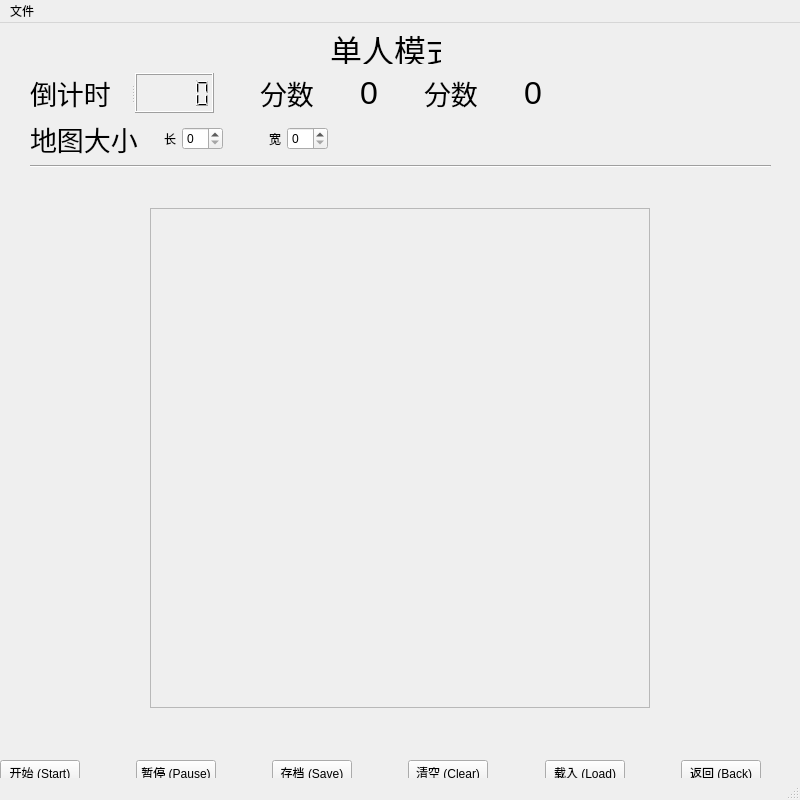
<?xml version="1.0" encoding="UTF-8"?>
<ui version="4.0">
 <class>QLinkWindow</class>
 <widget class="QMainWindow" name="QLinkWindow">
  <property name="geometry">
   <rect>
    <x>0</x>
    <y>0</y>
    <width>800</width>
    <height>800</height>
   </rect>
  </property>
  <property name="windowTitle">
   <string>连连看</string>
  </property>
  <widget class="QWidget" name="centralwidget">
   <widget class="QLabel" name="modeTitle">
    <property name="geometry">
     <rect>
      <x>330</x>
      <y>10</y>
      <width>111</width>
      <height>31</height>
     </rect>
    </property>
    <property name="font">
     <font>
      <pointsize>24</pointsize>
     </font>
    </property>
    <property name="text">
     <string>单人模式</string>
    </property>
   </widget>
   <widget class="QWidget" name="layoutWidget_2">
    <property name="geometry">
     <rect>
      <x>0</x>
      <y>730</y>
      <width>811</width>
      <height>41</height>
     </rect>
    </property>
    <layout class="QHBoxLayout" name="horizontalLayout_4">
     <item>
      <widget class="QPushButton" name="startButton">
       <property name="text">
        <string>开始 (Start)</string>
       </property>
      </widget>
     </item>
     <item>
      <spacer name="horizontalSpacer_6">
       <property name="orientation">
        <enum>Qt::Horizontal</enum>
       </property>
       <property name="sizeHint" stdset="0">
        <size>
         <width>40</width>
         <height>20</height>
        </size>
       </property>
      </spacer>
     </item>
     <item>
      <widget class="QPushButton" name="pauseButton">
       <property name="text">
        <string>暂停 (Pause)</string>
       </property>
      </widget>
     </item>
     <item>
      <spacer name="horizontalSpacer_7">
       <property name="orientation">
        <enum>Qt::Horizontal</enum>
       </property>
       <property name="sizeHint" stdset="0">
        <size>
         <width>40</width>
         <height>20</height>
        </size>
       </property>
      </spacer>
     </item>
     <item>
      <widget class="QPushButton" name="saveButton">
       <property name="text">
        <string>存档 (Save)</string>
       </property>
      </widget>
     </item>
     <item>
      <spacer name="horizontalSpacer_13">
       <property name="orientation">
        <enum>Qt::Horizontal</enum>
       </property>
       <property name="sizeHint" stdset="0">
        <size>
         <width>40</width>
         <height>20</height>
        </size>
       </property>
      </spacer>
     </item>
     <item>
      <widget class="QPushButton" name="clearButton">
       <property name="text">
        <string>清空 (Clear)</string>
       </property>
      </widget>
     </item>
     <item>
      <spacer name="horizontalSpacer_8">
       <property name="orientation">
        <enum>Qt::Horizontal</enum>
       </property>
       <property name="sizeHint" stdset="0">
        <size>
         <width>40</width>
         <height>20</height>
        </size>
       </property>
      </spacer>
     </item>
     <item>
      <widget class="QPushButton" name="loadButton">
       <property name="text">
        <string>载入 (Load)</string>
       </property>
      </widget>
     </item>
     <item>
      <spacer name="horizontalSpacer_9">
       <property name="orientation">
        <enum>Qt::Horizontal</enum>
       </property>
       <property name="sizeHint" stdset="0">
        <size>
         <width>40</width>
         <height>20</height>
        </size>
       </property>
      </spacer>
     </item>
     <item>
      <widget class="QPushButton" name="returnButton">
       <property name="text">
        <string>返回 (Back)</string>
       </property>
      </widget>
     </item>
     <item>
      <spacer name="horizontalSpacer_10">
       <property name="orientation">
        <enum>Qt::Horizontal</enum>
       </property>
       <property name="sizeHint" stdset="0">
        <size>
         <width>40</width>
         <height>20</height>
        </size>
       </property>
      </spacer>
     </item>
    </layout>
   </widget>
   <widget class="QWidget" name="layoutWidget">
    <property name="geometry">
     <rect>
      <x>30</x>
      <y>50</y>
      <width>741</width>
      <height>94</height>
     </rect>
    </property>
    <layout class="QVBoxLayout" name="verticalLayout">
     <item>
      <layout class="QHBoxLayout" name="horizontalLayout_1">
       <item>
        <widget class="QSplitter" name="splitter_2">
         <property name="orientation">
          <enum>Qt::Horizontal</enum>
         </property>
         <widget class="QLabel" name="label">
          <property name="font">
           <font>
            <pointsize>20</pointsize>
           </font>
          </property>
          <property name="text">
           <string>倒计时</string>
          </property>
         </widget>
         <widget class="QLCDNumber" name="clock">
          <property name="digitCount">
           <number>5</number>
          </property>
         </widget>
        </widget>
       </item>
       <item>
        <spacer name="horizontalSpacer_3">
         <property name="orientation">
          <enum>Qt::Horizontal</enum>
         </property>
         <property name="sizeType">
          <enum>QSizePolicy::Preferred</enum>
         </property>
         <property name="sizeHint" stdset="0">
          <size>
           <width>40</width>
           <height>20</height>
          </size>
         </property>
        </spacer>
       </item>
       <item>
        <layout class="QHBoxLayout" name="horizontalLayout_2">
         <item>
          <widget class="QLabel" name="singleLabel">
           <property name="font">
            <font>
             <pointsize>20</pointsize>
            </font>
           </property>
           <property name="text">
            <string>分数</string>
           </property>
          </widget>
         </item>
         <item>
          <spacer name="horizontalSpacer_1">
           <property name="orientation">
            <enum>Qt::Horizontal</enum>
           </property>
           <property name="sizeType">
            <enum>QSizePolicy::Preferred</enum>
           </property>
           <property name="sizeHint" stdset="0">
            <size>
             <width>40</width>
             <height>20</height>
            </size>
           </property>
          </spacer>
         </item>
         <item>
          <widget class="QLabel" name="singleScore">
           <property name="font">
            <font>
             <pointsize>24</pointsize>
            </font>
           </property>
           <property name="text">
            <string>0</string>
           </property>
          </widget>
         </item>
        </layout>
       </item>
       <item>
        <spacer name="horizontalSpacer_4">
         <property name="orientation">
          <enum>Qt::Horizontal</enum>
         </property>
         <property name="sizeType">
          <enum>QSizePolicy::Preferred</enum>
         </property>
         <property name="sizeHint" stdset="0">
          <size>
           <width>40</width>
           <height>20</height>
          </size>
         </property>
        </spacer>
       </item>
       <item>
        <layout class="QHBoxLayout" name="horizontalLayout_3">
         <item>
          <widget class="QLabel" name="doubleLabel">
           <property name="font">
            <font>
             <pointsize>20</pointsize>
            </font>
           </property>
           <property name="text">
            <string>分数</string>
           </property>
          </widget>
         </item>
         <item>
          <spacer name="horizontalSpacer_2">
           <property name="orientation">
            <enum>Qt::Horizontal</enum>
           </property>
           <property name="sizeType">
            <enum>QSizePolicy::Preferred</enum>
           </property>
           <property name="sizeHint" stdset="0">
            <size>
             <width>40</width>
             <height>20</height>
            </size>
           </property>
          </spacer>
         </item>
         <item>
          <widget class="QLabel" name="doubleScore">
           <property name="font">
            <font>
             <pointsize>24</pointsize>
            </font>
           </property>
           <property name="text">
            <string>0</string>
           </property>
          </widget>
         </item>
        </layout>
       </item>
       <item>
        <spacer name="horizontalSpacer_5">
         <property name="orientation">
          <enum>Qt::Horizontal</enum>
         </property>
         <property name="sizeType">
          <enum>QSizePolicy::Preferred</enum>
         </property>
         <property name="sizeHint" stdset="0">
          <size>
           <width>40</width>
           <height>20</height>
          </size>
         </property>
        </spacer>
       </item>
       <item>
        <widget class="QLabel" name="resultLabel">
         <property name="sizePolicy">
          <sizepolicy hsizetype="Expanding" vsizetype="Preferred">
           <horstretch>0</horstretch>
           <verstretch>0</verstretch>
          </sizepolicy>
         </property>
         <property name="font">
          <font>
           <pointsize>24</pointsize>
          </font>
         </property>
         <property name="text">
          <string/>
         </property>
        </widget>
       </item>
      </layout>
     </item>
     <item>
      <spacer name="verticalSpacer">
       <property name="orientation">
        <enum>Qt::Vertical</enum>
       </property>
       <property name="sizeHint" stdset="0">
        <size>
         <width>20</width>
         <height>40</height>
        </size>
       </property>
      </spacer>
     </item>
     <item>
      <layout class="QHBoxLayout" name="horizontalLayout">
       <item>
        <widget class="QLabel" name="label_2">
         <property name="font">
          <font>
           <pointsize>20</pointsize>
          </font>
         </property>
         <property name="text">
          <string>地图大小</string>
         </property>
        </widget>
       </item>
       <item>
        <spacer name="horizontalSpacer">
         <property name="orientation">
          <enum>Qt::Horizontal</enum>
         </property>
         <property name="sizeType">
          <enum>QSizePolicy::Preferred</enum>
         </property>
         <property name="sizeHint" stdset="0">
          <size>
           <width>20</width>
           <height>20</height>
          </size>
         </property>
        </spacer>
       </item>
       <item>
        <widget class="QLabel" name="label_3">
         <property name="text">
          <string>长</string>
         </property>
        </widget>
       </item>
       <item>
        <widget class="QSpinBox" name="heightBox"/>
       </item>
       <item>
        <spacer name="horizontalSpacer_11">
         <property name="orientation">
          <enum>Qt::Horizontal</enum>
         </property>
         <property name="sizeType">
          <enum>QSizePolicy::Preferred</enum>
         </property>
         <property name="sizeHint" stdset="0">
          <size>
           <width>40</width>
           <height>20</height>
          </size>
         </property>
        </spacer>
       </item>
       <item>
        <widget class="QLabel" name="label_4">
         <property name="text">
          <string>宽</string>
         </property>
        </widget>
       </item>
       <item>
        <widget class="QSpinBox" name="widthBox"/>
       </item>
       <item>
        <spacer name="horizontalSpacer_12">
         <property name="orientation">
          <enum>Qt::Horizontal</enum>
         </property>
         <property name="sizeHint" stdset="0">
          <size>
           <width>40</width>
           <height>20</height>
          </size>
         </property>
        </spacer>
       </item>
      </layout>
     </item>
     <item>
      <widget class="Line" name="line">
       <property name="orientation">
        <enum>Qt::Horizontal</enum>
       </property>
      </widget>
     </item>
    </layout>
   </widget>
   <widget class="QFrame" name="gridFrame">
    <property name="geometry">
     <rect>
      <x>150</x>
      <y>185</y>
      <width>500</width>
      <height>500</height>
     </rect>
    </property>
    <property name="frameShape">
     <enum>QFrame::StyledPanel</enum>
    </property>
    <property name="frameShadow">
     <enum>QFrame::Raised</enum>
    </property>
   </widget>
   <widget class="QLabel" name="singlePlayer">
    <property name="geometry">
     <rect>
      <x>70</x>
      <y>390</y>
      <width>30</width>
      <height>30</height>
     </rect>
    </property>
    <property name="text">
     <string/>
    </property>
   </widget>
   <widget class="QLabel" name="doublePlayer">
    <property name="geometry">
     <rect>
      <x>50</x>
      <y>370</y>
      <width>30</width>
      <height>30</height>
     </rect>
    </property>
    <property name="text">
     <string/>
    </property>
   </widget>
   <widget class="QLabel" name="prop">
    <property name="geometry">
     <rect>
      <x>690</x>
      <y>270</y>
      <width>50</width>
      <height>50</height>
     </rect>
    </property>
    <property name="text">
     <string/>
    </property>
   </widget>
  </widget>
  <widget class="QStatusBar" name="statusbar"/>
  <widget class="QMenuBar" name="menubar">
   <property name="geometry">
    <rect>
     <x>0</x>
     <y>0</y>
     <width>800</width>
     <height>24</height>
    </rect>
   </property>
   <widget class="QMenu" name="menu">
    <property name="title">
     <string>文件</string>
    </property>
    <addaction name="openAction"/>
   </widget>
   <addaction name="menu"/>
  </widget>
  <action name="openAction">
   <property name="text">
    <string>打开</string>
   </property>
   <property name="shortcut">
    <string>Shift+S</string>
   </property>
  </action>
 </widget>
 <resources/>
 <connections/>
</ui>
